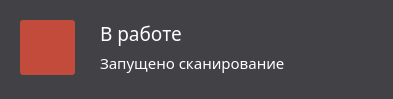
<?xml version="1.0" encoding="UTF-8"?>
<ui version="4.0">
 <class>AlertDialog</class>
 <widget class="QDialog" name="AlertDialog">
  <property name="geometry">
   <rect>
    <x>0</x>
    <y>0</y>
    <width>393</width>
    <height>99</height>
   </rect>
  </property>
  <property name="windowTitle">
   <string>Dialog</string>
  </property>
  <property name="windowOpacity">
   <double>0.900000000000000</double>
  </property>
  <property name="styleSheet">
   <string notr="true">background-color: rgb(65, 65, 70);
color: white;
font-family: Noto Sans;
</string>
  </property>
  <widget class="QLabel" name="alert_logo">
   <property name="geometry">
    <rect>
     <x>20</x>
     <y>20</y>
     <width>55</width>
     <height>55</height>
    </rect>
   </property>
   <property name="styleSheet">
    <string notr="true">color: rgb(255, 255, 255);
background-color:rgba(195,75,60,255);
border-radius: 3px


</string>
   </property>
   <property name="text">
    <string/>
   </property>
   <property name="pixmap">
    <pixmap resource="icons.qrc">:/wt_img/icons/WT_60x48_problem_FILL0_wght400_GRAD0_opsz24.svg</pixmap>
   </property>
   <property name="scaledContents">
    <bool>true</bool>
   </property>
  </widget>
  <widget class="QWidget" name="">
   <property name="geometry">
    <rect>
     <x>100</x>
     <y>20</y>
     <width>261</width>
     <height>54</height>
    </rect>
   </property>
   <layout class="QVBoxLayout" name="verticalLayout">
    <item>
     <widget class="QLabel" name="alert_header">
      <property name="font">
       <font>
        <family>Noto Sans</family>
        <pointsize>14</pointsize>
       </font>
      </property>
      <property name="text">
       <string>В работе</string>
      </property>
     </widget>
    </item>
    <item>
     <widget class="QLabel" name="alert_paragraph">
      <property name="font">
       <font>
        <family>Noto Sans</family>
        <pointsize>11</pointsize>
       </font>
      </property>
      <property name="text">
       <string>Запущено сканирование</string>
      </property>
      <property name="wordWrap">
       <bool>true</bool>
      </property>
     </widget>
    </item>
   </layout>
  </widget>
 </widget>
 <resources>
  <include location="icons.qrc"/>
 </resources>
 <connections/>
</ui>
